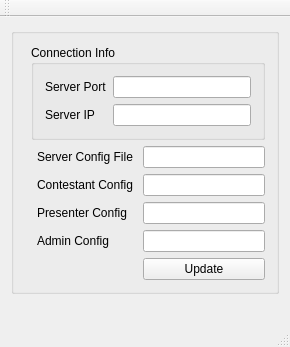
<?xml version="1.0" encoding="UTF-8"?>
<ui version="4.0">
 <class>config_editor</class>
 <widget class="QMainWindow" name="config_editor">
  <property name="geometry">
   <rect>
    <x>0</x>
    <y>0</y>
    <width>290</width>
    <height>322</height>
   </rect>
  </property>
  <property name="windowTitle">
   <string>MainWindow</string>
  </property>
  <widget class="QWidget" name="centralWidget">
   <layout class="QGridLayout" name="gridLayout_3">
    <item row="0" column="0">
     <widget class="QGroupBox" name="groupBox_2">
      <property name="title">
       <string/>
      </property>
      <layout class="QGridLayout" name="gridLayout_2">
       <item row="2" column="0">
        <widget class="Line" name="line">
         <property name="orientation">
          <enum>Qt::Horizontal</enum>
         </property>
        </widget>
       </item>
       <item row="4" column="2">
        <widget class="QLabel" name="label_3">
         <property name="text">
          <string>Server Config File</string>
         </property>
        </widget>
       </item>
       <item row="4" column="3">
        <widget class="QLineEdit" name="serverConf"/>
       </item>
       <item row="9" column="3">
        <widget class="QPushButton" name="pushButton">
         <property name="text">
          <string>Update</string>
         </property>
        </widget>
       </item>
       <item row="5" column="2">
        <widget class="QLabel" name="label_4">
         <property name="text">
          <string>Contestant Config </string>
         </property>
        </widget>
       </item>
       <item row="5" column="3">
        <widget class="QLineEdit" name="constConf"/>
       </item>
       <item row="7" column="2">
        <widget class="QLabel" name="label_5">
         <property name="text">
          <string>Presenter Config</string>
         </property>
        </widget>
       </item>
       <item row="7" column="3">
        <widget class="QLineEdit" name="presenterConf"/>
       </item>
       <item row="8" column="2">
        <widget class="QLabel" name="label_6">
         <property name="text">
          <string>Admin Config</string>
         </property>
        </widget>
       </item>
       <item row="8" column="3">
        <widget class="QLineEdit" name="adminConf"/>
       </item>
       <item row="2" column="1" rowspan="2" colspan="3">
        <widget class="QGroupBox" name="groupBox">
         <property name="title">
          <string>Connection Info</string>
         </property>
         <layout class="QGridLayout" name="gridLayout">
          <item row="1" column="0">
           <widget class="QLabel" name="label">
            <property name="text">
             <string>Server Port</string>
            </property>
           </widget>
          </item>
          <item row="2" column="0">
           <widget class="QLabel" name="label_2">
            <property name="text">
             <string>Server IP</string>
            </property>
           </widget>
          </item>
          <item row="2" column="1">
           <widget class="QLineEdit" name="serverIP"/>
          </item>
          <item row="1" column="1">
           <widget class="QLineEdit" name="serverPort"/>
          </item>
         </layout>
        </widget>
       </item>
      </layout>
     </widget>
    </item>
    <item row="1" column="0">
     <widget class="QLabel" name="error">
      <property name="enabled">
       <bool>true</bool>
      </property>
      <property name="text">
       <string/>
      </property>
     </widget>
    </item>
   </layout>
  </widget>
  <widget class="QMenuBar" name="menuBar">
   <property name="geometry">
    <rect>
     <x>0</x>
     <y>0</y>
     <width>290</width>
     <height>22</height>
    </rect>
   </property>
  </widget>
  <widget class="QToolBar" name="mainToolBar">
   <attribute name="toolBarArea">
    <enum>TopToolBarArea</enum>
   </attribute>
   <attribute name="toolBarBreak">
    <bool>false</bool>
   </attribute>
  </widget>
  <widget class="QStatusBar" name="statusBar"/>
 </widget>
 <layoutdefault spacing="6" margin="11"/>
 <resources/>
 <connections/>
</ui>
